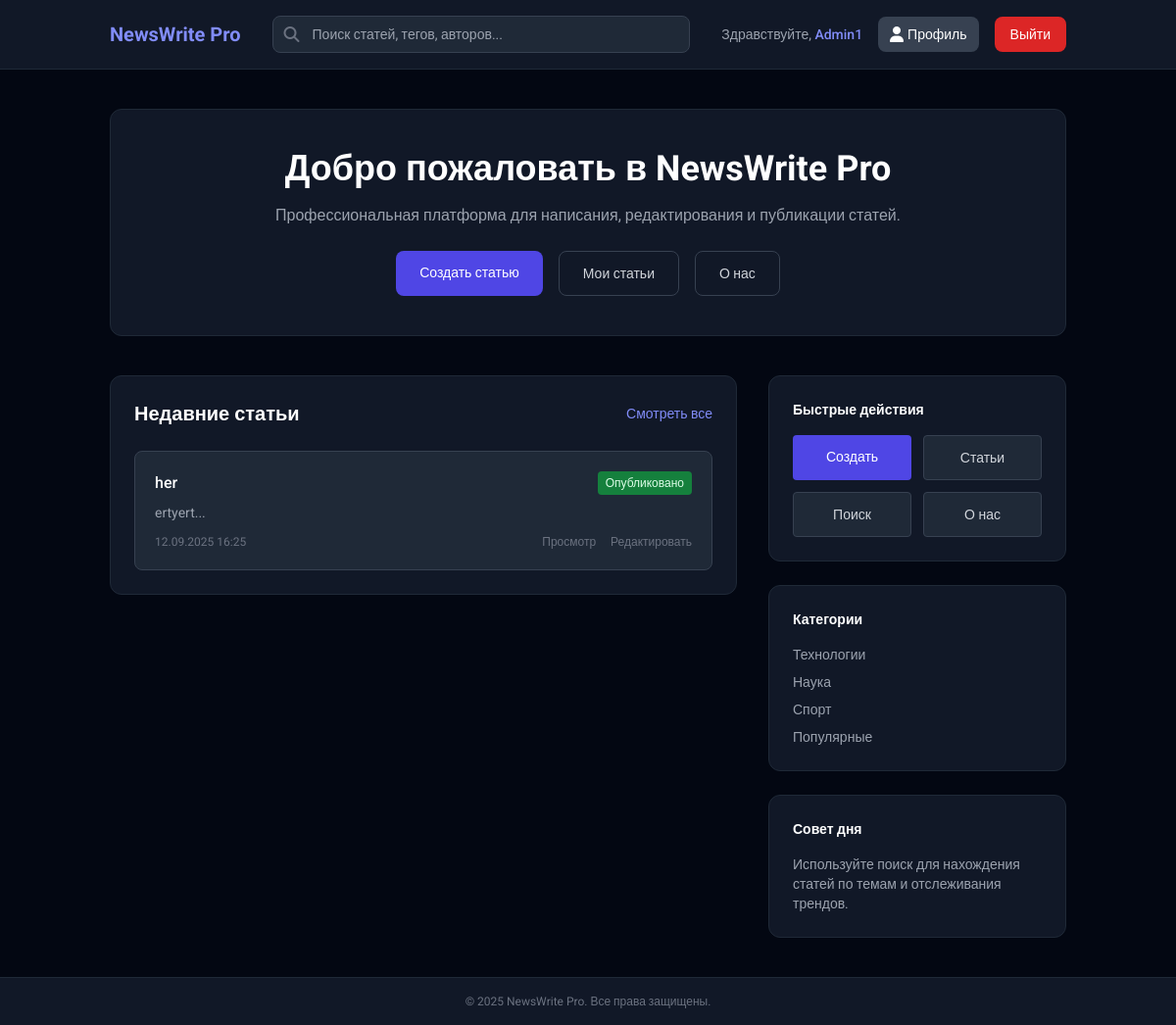
Page /home (signed in) on the earlier database version.
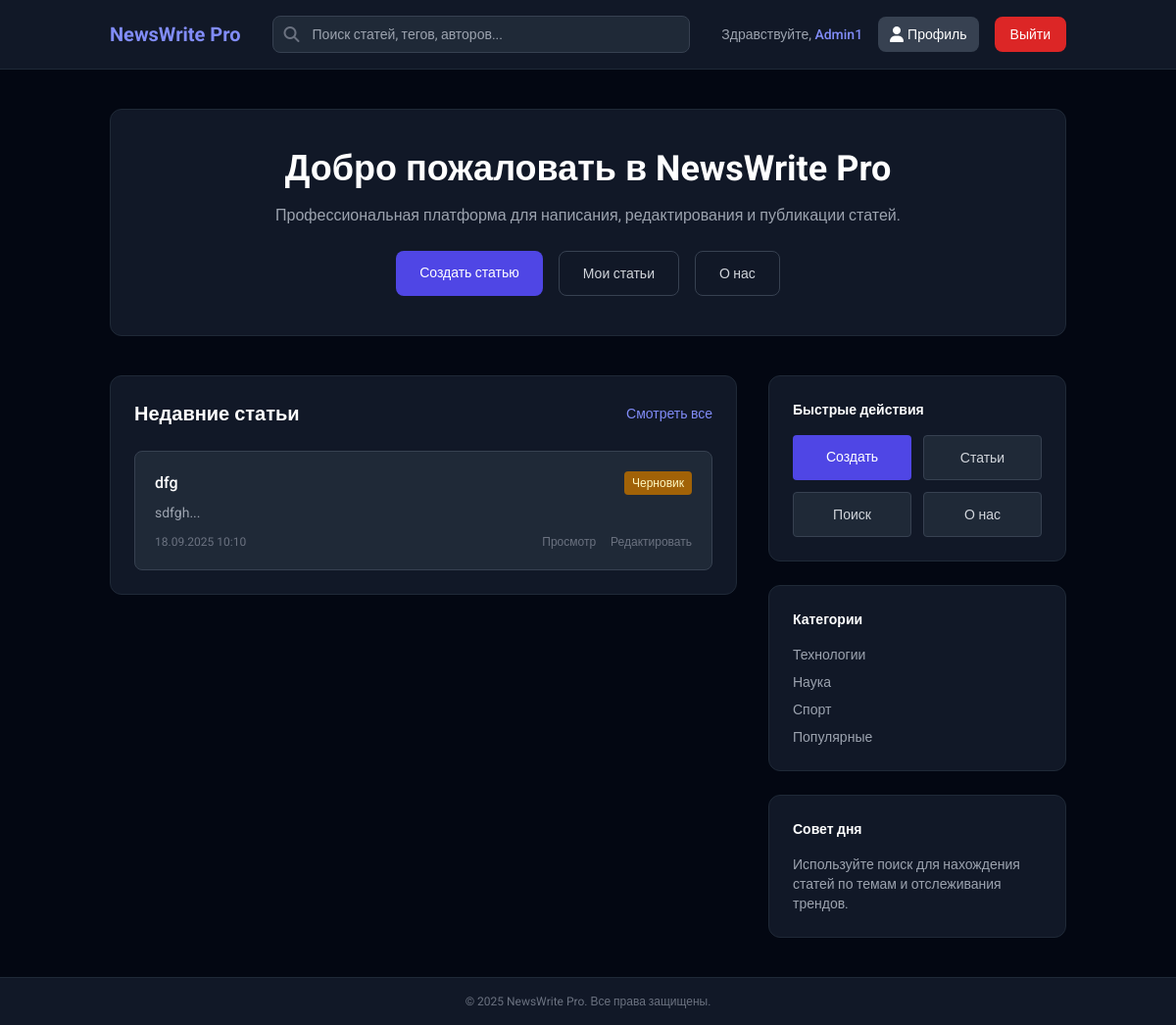
Same page on the later database version.
### models.py (models this page shows, shortened)
class ArticleModel(db.Model):
    __tablename__ = 'articles'
    id = db.Column(db.Integer, primary_key=True)
    title = db.Column(db.String(200), nullable=False)
    content = db.Column(db.Text, nullable=False)
    category = db.Column(db.String(50), nullable=False)
    status = db.Column(db.String(20), default='draft')  # draft or published
    tags = db.Column(db.String(500))  # comma-separated tags
    created_at = db.Column(db.DateTime, default=datetime.utcnow)
    updated_at = db.Column(db.DateTime, default=datetime.utcnow, onupdate=datetime.utcnow)
    author_id = db.Column(db.Integer, db.ForeignKey('users.id'), nullable=False)
    likes = db.relationship('LikeModel', back_populates='article', cascade='all, delete-orphan')
    comments = db.relationship('CommentModel', back_populates='article', cascade='all, delete-orphan')

### app.py (the view)
@app.route('/home', methods=['GET', 'POST'])
@login_required
def home_page_logged():
    user = UserModel.query.get(session['user_id'])
    session['username'] = user.username
    recent_articles = ArticleModel.query.filter_by(author_id=session['user_id']).order_by(ArticleModel.created_at.desc()).limit(5).all()
    all_articles = ArticleModel.query.filter_by(author_id=session['user_id']).all()
    stats = {
        'total_articles': len(all_articles),
        'published_articles': len([a for a in all_articles if a.status == 'published']),
        'draft_articles': len([a for a in all_articles if a.status == 'draft']),
        'total_views': 0
    }
    query = request.args.get('q', '').strip()
    category = request.args.get('category', '')
    articles = []
    total_results = 0
    if query or category:
        search_query = ArticleModel.query.filter_by(status='published')
        if query:
            search_query = search_query.filter(
                ArticleModel.title.contains(query) |
                ArticleModel.content.contains(query) |
                ArticleModel.tags.contains(query)
            )
        if category:
            search_query = search_query.filter_by(category=category)
        page = request.args.get('page', 1, type=int)
        pagination = search_query.paginate(page=page, per_page=10, error_out=False)
        articles = pagination.items
        total_results = pagination.total
    else:
        pagination = None
    recent_activities = []
    return render_template('home_page_logged.html',
                           recent_articles=recent_articles,
                           stats=stats,
                           articles=articles,
                           query=query,
                           category=category,
                           total_results=total_results,
                           pagination=pagination,
                           recent_activities=recent_activities)

### app.py (called while the page is built)
def login_required(f):
    from functools import wraps
    @wraps(f)
    def decorated_function(*args, **kwargs):
        if 'user_id' not in session:
            flash('Вам нужно войти в систему!')
            return redirect(url_for('sign_in_page'))
        return f(*args, **kwargs)
    return decorated_function

### templates/home_page_logged.html (shortened to what the changed rows need)
<!DOCTYPE html>
<html lang="ru">
<head>
  <script src="https://cdn.tailwindcss.com"></script>
</head>
<body class="bg-gray-950 text-gray-200 min-h-screen flex flex-col">
  <main class="flex-grow container mx-auto px-6 py-10">
    <section class="bg-gray-900 border border-gray-800 rounded-xl p-10 mb-10 text-center">
      <h1 class="text-3xl md:text-4xl font-bold text-white mb-4">Добро пожаловать в NewsWrite Pro</h1>
    </section>
    <div class="grid grid-cols-1 lg:grid-cols-3 gap-8">
      <div class="lg:col-span-2">
        <div class="bg-gray-900 border border-gray-800 rounded-xl p-6">
          <div class="flex justify-between items-center mb-6">
            <h2 class="text-xl font-bold text-white">
              {% if query or category %}
                Результаты поиска: {{ total_results }}
                {% if query %} по запросу "{{ query }}"{% endif %}
                {% if category %} (категория: {{ category }}){% endif %}
              {% else %}
                Недавние статьи
              {% endif %}
            </h2>
          </div>
          <div class="space-y-4">
            {% for article in articles or recent_articles %}
            <div class="bg-gray-800 p-5 rounded-lg border border-gray-700 hover:border-indigo-500 transition">
              <div class="flex justify-between items-start mb-2">
                <a href="{{ url_for('view_article', id=article.id) }}" class="text-white font-medium hover:text-indigo-400">{{ article.title }}</a>
                {% if article.status == 'published' %}
                <span class="text-xs px-2 py-1 bg-green-700 text-green-100 rounded">Опубликовано</span>
                {% else %}
                <span class="text-xs px-2 py-1 bg-yellow-700 text-yellow-100 rounded">Черновик</span>
                {% endif %}
              </div>
              <p class="text-gray-400 text-sm mb-3">{{ article.excerpt or article.content[:150] + '...' }}</p>
              <div class="flex justify-between text-xs text-gray-500">
                <span>{{ article.created_at.strftime('%d.%m.%Y %H:%M') }}</span>
                <div class="space-x-3">
                  <a href="{{ url_for('view_article', id=article.id) }}" class="hover:text-gray-300">Просмотр</a>
                  <a href="{{ url_for('edit_article', id=article.id) }}" class="hover:text-gray-300">Редактировать</a>
                </div>
              </div>
            </div>
            {% endfor %}
          </div>
        </div>
      </div>
    </div>
  </main>
</body>
</html>

Differences in the rows shown:
removed ArticleModel: title "her", status "Опубликовано", content "ertyert...", created_at "12.09.2025 16:25"
added ArticleModel: title "dfg", status "Черновик", content "sdfgh...", created_at "18.09.2025 10:10"
